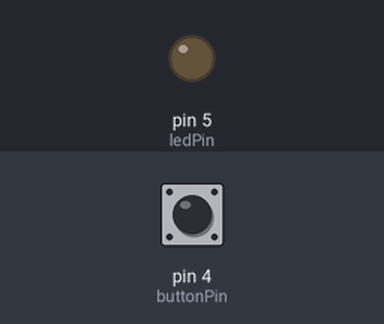
A sketch run on a simulated Arduino Uno, built with avr-gcc and run on an emulated ATmega328P. On the bench: output pins drawn as LEDs (lit = HIGH). The inputs (shaded band) are chosen by the test bench; at power-on: pin 4 (buttonPin) LOW. What the sketch prints to the serial monitor is not drawn.

Above: at 1.2 s.
1.3 s: pin 4 (buttonPin) pulled HIGH for 0.15 s
At 1.37 s:
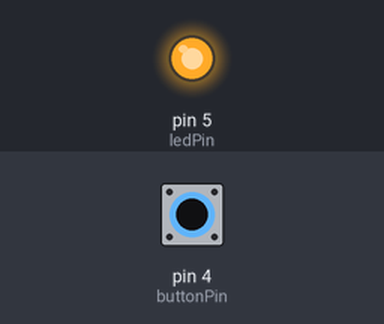
2.9 s: pin 4 (buttonPin) pulled HIGH for 3.2 s
At 6.5 s:
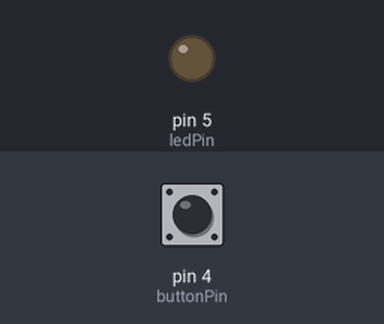
Timing chart, 0 to 8.0 s (numbered marks = the images above; inputs shaded):
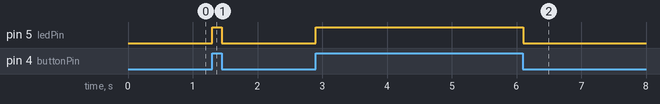

Measured:
- after the input at 1.3 s, pin 5 (ledPin): LOW → HIGH at once, → LOW 0.15 s later
- after the input at 2.9 s, pin 5 (ledPin): LOW → HIGH at once, → LOW 3.2 s later

The sketch:

4.1.1.ino
```cpp
// (licence header left out)
// Define GPIO pin numbers
int buttonPin = 4; // Connected to the button
int ledPin = 5;   // Connected to the LED
void setup() {
 Serial.begin(115200);
 pinMode(buttonPin, INPUT); // Set the button pin as input with pull-up resistor
 pinMode(ledPin, OUTPUT);
}

void loop() {
  int buttonState = digitalRead(buttonPin);
  Serial.println(buttonState);

  //If the button is pressed (LOW), turn on the LED
  if (buttonState == HIGH) {
    digitalWrite(ledPin, HIGH);
  }
  else {
    digitalWrite(ledPin, LOW);
  }

 }
```
